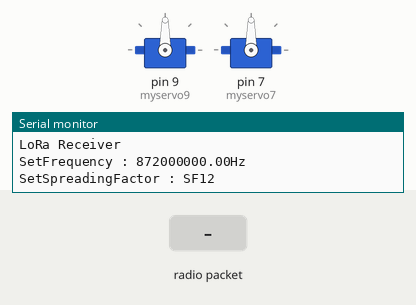
This sketch was run on a simulated Arduino Uno, built with avr-gcc and run on an emulated ATmega328P. On the bench: 2 × servo, the last lines printed to the serial monitor. The test bench sets the inputs (shaded band). No radio packets arrive unless stated.

Above: at 1.2 s.
1.3 s: radio packet "1" arrives
At 2.5 s:
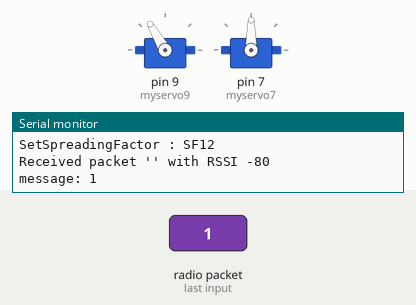
2.8 s: radio packet "2" arrives
At 4.2 s:
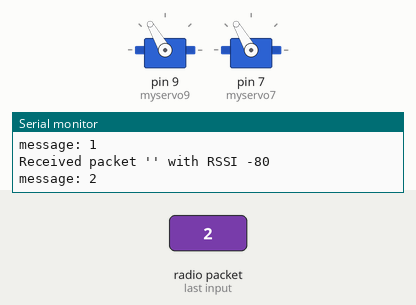
4.8 s: radio packet "1" arrives
At 5.8 s:
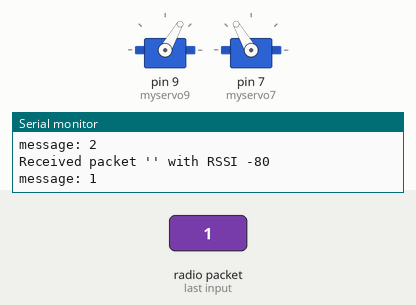
6.8 s: radio packet "2" arrives
At 8.5 s:
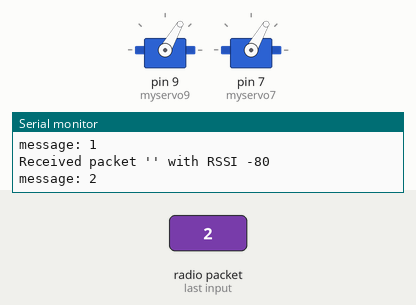
Timing chart, 0 to 9.8 s (numbered marks = the images above; inputs shaded):
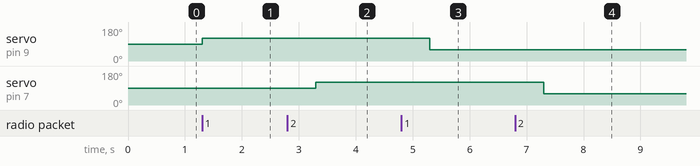

Measured:
- after the input at 1.3 s, servo on pin 9 (myservo9): 90° → 120° at once
- after the input at 2.8 s, servo on pin 7 (myservo7): 90° → 120° after 0.50 s
- after the input at 4.8 s, servo on pin 9 (myservo9): 120° → 60° after 0.50 s
- after the input at 6.8 s, servo on pin 7 (myservo7): 120° → 60° after 0.50 s

The sketch:

LoRaReceiver_Phy.ino
```cpp
#include <SPI.h>
#include <LoRa.h>
#include <Servo.h>

Servo myservo9;
Servo myservo7;
int degre = 120;
int degre7 = 120;

int counter = 0;

// Parameters you can play with :

int txPower = 16; // from 0 to 20, default is 14
int spreadingFactor = 12; // from 7 to 12, default is 12
long signalBandwidth = 125E3; // 7.8E3, 10.4E3, 15.6E3, 20.8E3, 31.25E3,41.7E3,62.5E3,125E3,250E3,500e3, default is 125E3
int codingRateDenominator=4; // Numerator is 4, and denominator from 5 to 8, default is 5
int preambleLength=20; // from 2 to 20, default is 8
String payload = "10"; // you can change the payload

#define SS 10
#define RST 7
#define DI0 6
#define BAND 872E6  // Here you define the frequency carrier

void setup() {
  Serial.begin(115200);
  while (!Serial);

  Serial.println("LoRa Receiver");
  Serial.print("SetFrequency : ");
  Serial.print(BAND);
  Serial.println("Hz");
  Serial.print("SetSpreadingFactor : SF");
  Serial.println(spreadingFactor);


  SPI.begin();
  LoRa.setPins(SS,RST,DI0);


  if (!LoRa.begin(BAND)) {
    Serial.println("Starting LoRa failed!");
    while (1);
  }
 LoRa.setTxPower(txPower,1);
 LoRa.setSpreadingFactor(spreadingFactor);
 LoRa.setSignalBandwidth(signalBandwidth);
 LoRa.setCodingRate4(codingRateDenominator);
 LoRa.setPreambleLength(preambleLength);


 myservo9.attach(9);
 myservo7.attach(7);
}

void loop() {
   // try to parse packet
  int packetSize = LoRa.parsePacket();
  if (packetSize) {
    // received a packet
    Serial.print("Received packet '");

    // read packet
    String message;
    while (LoRa.available()) {
      //Serial.print((char)LoRa.read());
      message += (char)LoRa.read();
    }

    // print RSSI of packet
    Serial.print("' with RSSI ");
    Serial.println(LoRa.packetRssi());
    Serial.print("message: ");
    Serial.println(message);
    if (message == "1") {
      myservo9.write(degre);
      delay(2000);
        if (degre == 60) {
          degre = 120;
        } else {
          degre = 60;
        }
     }
     else if (message == "2") {
      myservo7.write(degre7);
      delay(2000);
        if (degre7 == 60) {
          degre7 = 120;
        } else {
          degre7 = 60;
        }
     }
  }

}
```
